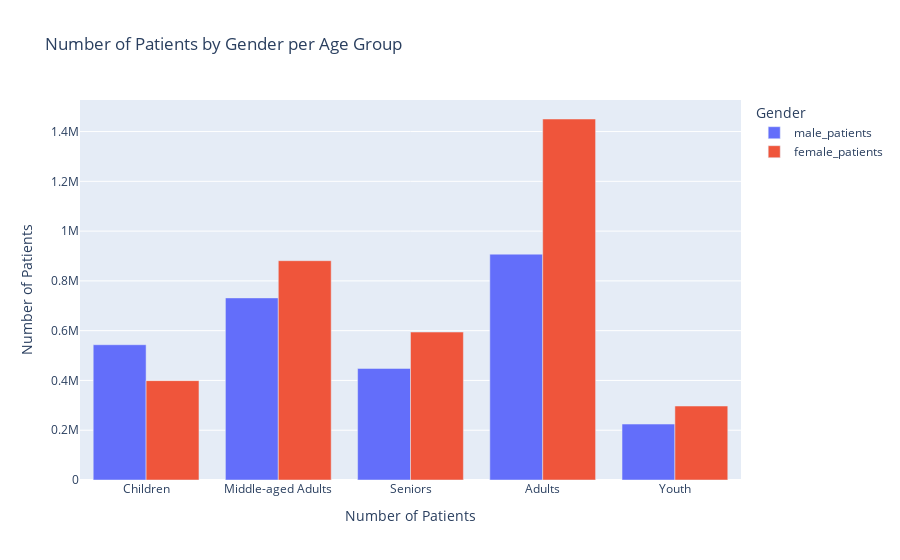

Source (notebook cell):
### Code cell
fig = px.bar(count_GendersByAge, x='age_group', y=['male_patients', 'female_patients'],
             barmode='group', 
             labels={'value': 'Number of Patients', 'age_group': 'Age Group', 'variable': 'Gender'},
             title='Number of Patients by Gender per Age Group')

fig.update_layout(xaxis=dict(title='Number of Patients'))

fig.show()

### Figure 1 — Plotly figure (JSON) as saved in the notebook; plotly's stock layout.template omitted (floating-point values rounded to 4 significant figures)
{"data": [{"alignmentgroup": "True", "hovertemplate": "Gender=male_patients<br>Age Group=%{x}<br>Number of Patients=%{y}<extra></extra>", "legendgroup": "male_patients", "marker": {"color": "#636efa", "pattern": {"shape": ""}}, "name": "male_patients", "offsetgroup": "male_patients", "orientation": "v", "showlegend": true, "textposition": "auto", "type": "bar", "x": [null, "Children", "Middle-aged Adults", "Seniors", "Adults", "Youth"], "xaxis": "x", "y": [9584, 543499, 731682, 448371, 907404, 224703], "yaxis": "y"}, {"alignmentgroup": "True", "hovertemplate": "Gender=female_patients<br>Age Group=%{x}<br>Number of Patients=%{y}<extra></extra>", "legendgroup": "female_patients", "marker": {"color": "#EF553B", "pattern": {"shape": ""}}, "name": "female_patients", "offsetgroup": "female_patients", "orientation": "v", "showlegend": true, "textposition": "auto", "type": "bar", "x": [null, "Children", "Middle-aged Adults", "Seniors", "Adults", "Youth"], "xaxis": "x", "y": [20018, 399270, 881154, 594433, 1450467, 297227], "yaxis": "y"}], "layout": {"barmode": "group", "legend": {"title": {"text": "Gender"}, "tracegroupgap": 0}, "title": {"text": "Number of Patients by Gender per Age Group"}, "xaxis": {"anchor": "y", "domain": [0, 1], "title": {"text": "Number of Patients"}}, "yaxis": {"anchor": "x", "domain": [0, 1], "title": {"text": "Number of Patients"}}}}
